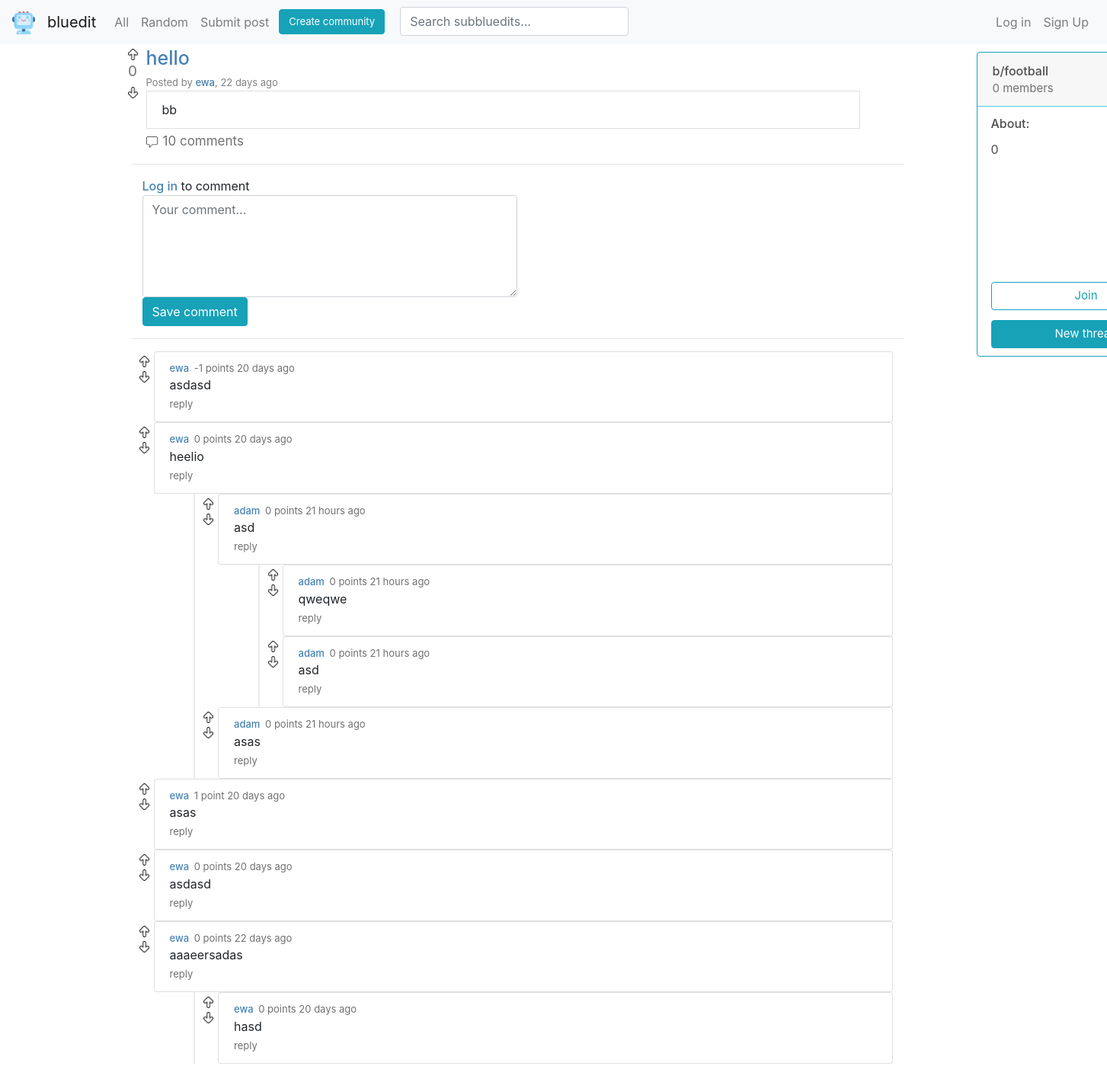
Page /post/27 on the committed database.
### bluedit/models.py (models this page shows, shortened)
class Post(models.Model):
    title = models.CharField(max_length=64)
    description = models.CharField(max_length=512, null=True)
    image = models.URLField(null=True)
    date = models.DateTimeField(auto_now_add=True)
    user = models.ForeignKey(User, on_delete=models.CASCADE, related_name='posts')
    subbluedit = models.ForeignKey(Subbluedit, on_delete=models.CASCADE, related_name='posts')
    vote_count = models.IntegerField(default=0)
    class Meta:
        ordering = ['-date']

class User(AbstractUser):
    pass

class Comment(models.Model):
    text = models.CharField(max_length=512)
    user = models.ForeignKey(User, on_delete=models.CASCADE, related_name='comments')
    date = models.DateTimeField(auto_now_add=True)
    post = models.ForeignKey(Post, on_delete=models.CASCADE, related_name='comments')
    vote_count = models.IntegerField(default=0)
    parent = models.ForeignKey('self', on_delete=models.CASCADE, related_name='child', null=True, blank=True)
    tree_level = models.IntegerField(default=0, null=True, blank=True)
    class Meta:
        ordering = ['-date']

class Subbluedit(models.Model):
    name = models.CharField(max_length=20, unique=True)
    description = models.CharField(max_length=128)
    user = models.ForeignKey(User, on_delete=models.CASCADE)
    members = models.ManyToManyField(User, default=None, related_name='subs')
    member_count = models.IntegerField(default=0)
    date = models.DateTimeField(auto_now_add=True)

### bluedit/views.py (the view)
# urls.py: path('post/<str:post_id>', views.post, name='post'),
def post(request, post_id):
    commentf = CommentForm()
    comments = Comment.objects.filter(post=post_id, tree_level=0)
    try:
        post = Post.objects.get(pk=post_id)
    except Post.DoesNotExist:
        message = "Sorry, this page doesn't exist"
        return render(request, 'bluedit/post3.html', {
            'message': message
        }
        )
    user_id = request.user.id
    if post.image != None:
        post_type = 'image'
    else:
        post_type = 'text'
    votelist = []
    comments = comment_list(comments)
    for comment in comments:
        if request.user.is_authenticated:
            user = User.objects.get(pk=user_id)
            if user.votes.filter(comment=comment).exists():
                vote_type = user.votes.get(comment=comment).vote_type
                votelist.append(vote_type)
            else:
                votelist.append(False)
        else:
            votelist.append(False)
    list_of_two = time_passed(comments)
    datelist = list_of_two[0]
    timeunit = list_of_two[1]
    zipped = zip(comments, votelist, datelist, timeunit)
    list_of_two = time_passed(post)
    date_post = list_of_two[0][0]
    timeunit_post = list_of_two[1][0]
    if request.user.is_authenticated:
        user = User.objects.get(pk=user_id)
        if user.votes.filter(post=post).exists():
            vote_type_post = user.votes.get(post=post).vote_type
        else:
            vote_type_post = False
    else:
            vote_type_post = False
    comment_count = Comment.objects.filter(post=post).count()
    page = 'post'
    sub = Subbluedit.objects.get(pk=post.subbluedit.id)
    type = join_or_leave(request, sub.name)
    member_count = post.subbluedit.members.all().count()
    return render(request, 'bluedit/post4.html', {
            'post': post,
            'post_type': post_type,
            'commentf': commentf,
            'comments': comments,
            'votelist': votelist,
            'zipped': zipped,
            'vote_type_post': vote_type_post,
            'date_post': date_post,
            'timeunit_post': timeunit_post,
            'comment_count': comment_count,
            'page': page,
            'type': type,
            'member_count': member_count,
            'sub': sub
        })

### bluedit/templates/bluedit/post4.html (shortened to what this page needs)
{% extends 'bluedit/layout.html' %}
{% load crispy_forms_tags %}
{% load widget_tweaks %}
{% load static %}
{% block body %}
{% if post %}
<div class="row flex-nowrap">
    <div class="col-11">
        <div class="row flex-nowrap">
            {% if user.is_authenticated %}
            {% if vote_type_post == 'up' %}
            <div class="vote" hx-target="this" hx-swap="outerHTML">
                <div class="vote-top-post" hx-headers='{"X-CSRFToken": "{{ csrf_token }}"}'>
                <a href="#" hx-put="{% url 'vote' 'post' post.id 'up' %}"><img src="{% static 'images/arrow-up-full.png' %}" width="15" height="15" alt=""></a>
                </div>
                <div id="vote_count" class="vote-count">
                    {{ post.vote_count }}
                </div>
                <div class="vote-bottom-post" hx-headers='{"X-CSRFToken": "{{ csrf_token }}"}'>
                <a href="#" hx-put="{% url 'vote' 'post' post.id 'down' %}"><img src="{% static 'images/arrow-down.png' %}" width="15" height="15" alt=""></a>
                </div>
            </div>
            {% elif vote_type_post == 'down' %}
            <div class="vote" hx-target="this" hx-swap="outerHTML">
                <div class="vote-top-post" hx-headers='{"X-CSRFToken": "{{ csrf_token }}"}'>
                <a href="#" hx-put="{% url 'vote' 'post' post.id 'up' %}"><img src="{% static 'images/arrow-up.png' %}" width="15" height="15" alt=""></a>
                </div>
                <div id="vote_count" class="vote-count">
                    {{ post.vote_count }}
                </div>
                <div class="vote-bottom-post" hx-headers='{"X-CSRFToken": "{{ csrf_token }}"}'>
                <a href="#" hx-put="{% url 'vote' 'post' post.id 'down' %}"><img src="{% static 'images/arrow-down-full.png' %}" width="15" height="15" alt=""></a>
                </div>
            </div>
            {% else %}
            <div class="vote" hx-target="this" hx-swap="outerHTML">
                <div class="vote-top-post" hx-headers='{"X-CSRFToken": "{{ csrf_token }}"}'>
                <a href="#" hx-put="{% url 'vote' 'post' post.id 'up' %}"><img src="{% static 'images/arrow-up.png' %}" width="15" height="15" alt=""></a>
                </div>
                <div id="vote_count" class="vote-count">
                    {{ post.vote_count }}
                </div>
                <div class="vote-bottom-post" hx-headers='{"X-CSRFToken": "{{ csrf_token }}"}'>
                <a href="#" hx-put="{% url 'vote' 'post' post.id 'down' %}"><img src="{% static 'images/arrow-down.png' %}" width="15" height="15" alt=""></a>
                </div>
            </div>
            {% endif %}
            {% else %}
            <div>
                <div class="vote-top-post">
                    <a href="{% url 'login' %}"><img src="{% static 'images/arrow-up.png' %}" width="15" height="15" alt=""></a>
                </div>
                <div id="vote_count" class="vote-count">
                    {{ post.vote_count }}
                </div>
                <div class="vote-bottom-post">
                    <a href="{% url 'login' %}"><img src="{% static 'images/arrow-down.png' %}" width="15" height="15" alt=""></a>
                </div>
            </div>
            {% endif %}
            <div class="col-11" style="padding-left: 5px; overflow-wrap: break-word;">
                <div class="title">{{post.title}}</div>
                <span style="font-size: 13px; color: grey;">Posted by <a href="{% url 'user' post.user.username %}" id='name'>{{post.user.username}}</a>,
                    {% if timeunit_post == 'second' %}
                     less than a minute ago
                    {% else %}
                    {{date_post}} {{timeunit_post}}{% if date_post != 1 %}s{% endif %} ago
                    {% endif %}
                {% if post_type == 'image' %}
                <div style="margin-top: 5px;">
                    <a href="{{post.image}}"><img id='image' src="{{post.image}}" alt=""></a>
                {% elif post_type == 'text' %}
                    <div id='post-description' class="list-group-item">
                            <li class='comment-text'>{{post.description}}</li>
                {% endif %}
                </div>
                <div class="comment-option-post" style="margin-top: 5px;"><img style='margin-right: 7px;' src="{% static 'images/comment.png' %}" width="15" height="15" alt="">{{comment_count}} comments</div>
            </div>
    </div>
        <hr>
        {% if user.is_authenticated %}
        <div class="col" hx-target="#comment" hx-swap="outerHTML">
                Comment as <a href="{% url 'user' user.username %}" id='name'>{{user.username}}</a>
            <form hx-headers='{"X-CSRFToken": "{{ csrf_token }}"}' hx-post="{% url 'comment' post.id %}">
                {{ commentf.text }}
                    <button style='margin-top: 10px;' class="btn btn-outline-info">Save comment</button>
            </form>
        </div>
        {% else %}
        <div class="col">
            <a href="{% url 'login' %}" id='name'>Log in</a> to comment
        <form>
            {{ commentf.text }}
        </form>
        <a href="{% url 'login' %}" id='name'><button class="btn btn-info">Save comment</button></a>
        </div>
        {% endif %}
        <hr>
        {% for comment, vote_type, date, timeunit in zipped %}
        <div class="container">
            {% include 'bluedit/blocks/comment-block.html' %}
        </div>
        {% endfor %}
        <br>
        {% else %}
        <h2>{{message}}</h2>
        {% endif %}
    </div>
    <div class="col-1">
        {% include 'bluedit/blocks/card-block-join.html' %}
    </div>
</div>
</div>
{% endblock %}

### bluedit/templates/bluedit/blocks/comment-block.html (shortened to what this page needs)
{% load static %}
<div id='comment-block-{{comment.id}}' class="row flex-nowrap">
        {% if comment.tree_level >= 1 %}
        <div class="line"></div>
        {% endif %}
        {% if comment.tree_level >= 2 %}
        <div class="line"></div>
        {% endif %}
    <div>
    {% if user.is_authenticated %}
    <div hx-target="#comment-block-{{comment.id}}" hx-swap="outerHTML">
        <div class="vote-top"  hx-headers='{"X-CSRFToken": "{{ csrf_token }}"}'>
            {% if vote_type == 'up' %}
            <a href="#" hx-put="{% url 'vote' 'comment' comment.id 'up' %}"><img src="{% static 'images/arrow-up-full.png' %}" width="15" height="15" alt=""></a>
            {% else %}
            <a href="#" hx-put="{% url 'vote' 'comment' comment.id 'up' %}"><img src="{% static 'images/arrow-up.png' %}" width="15" height="15" alt=""></a>
            {% endif %}
        </div>
        <div class="vote-bottom" hx-headers='{"X-CSRFToken": "{{ csrf_token }}"}'>
            {% if vote_type == 'down' %}
            <a href="#" hx-put="{% url 'vote' 'comment' comment.id 'down' %}"><img src="{% static 'images/arrow-down-full.png' %}" width="15" height="15" alt=""></a>
            {% else %}
            <a href="#" hx-put="{% url 'vote' 'comment' comment.id 'down' %}"><img src="{% static 'images/arrow-down.png' %}" width="15" height="15" alt=""></a>
            {% endif %}
        </div>
    </div>
    {% else %}
    <div>
        <div class="vote-top">
            <a href="{% url 'login' %}"><img src="{% static 'images/arrow-up.png' %}" width="15" height="15" alt=""></a>
        </div>
        <div class="vote-bottom">
            <a href="{% url 'login' %}"><img src="{% static 'images/arrow-down.png' %}" width="15" height="15" alt=""></a>
        </div>
    </div>
    {% endif %}
    </div>
    <div class="col" style="padding-left: 5px;">
        <ul class="list-group-item" style='list-style: none;'>
            <li class="comment-top"><a id='name' href='{% url "user" comment.user.username %}'>{{comment.user.username}}</a>
                <span style="margin-left: 3px;">
                    {% if comment.vote_count == 1 %}
                    {{comment.vote_count}} point
                    {% else %}
                    {{comment.vote_count}} points
                    {% endif %}
                    {% if timeunit == 'second' %}
                     less than a minute ago
                    {% else %}
                    {{date}} {{timeunit}}{% if date != 1 %}s {% endif %} ago
                    {% endif %}
            </span>
            </li>
            <div hx-target="this" hx-swap="innerHTML">
                <li class="comment-text">{{comment.text}}</li>
                <div class="row">
                    {% if user.is_authenticated %}
                        <li style="margin-left: 5px;"><a class='option' href="#" hx-target='#reply-{{comment.id}}' hx-swap='innerHTML' hx-get="{% url 'reply' comment.id %}">reply</a></li>
                    {% else %}
                        <li style="margin-left: 5px;"><a class='option' href="{% url 'login' %}">reply</a></li>
                    {% endif %}
                </div>
            </div>
        </ul>
    </div>
</div>

### bluedit/templates/bluedit/join.html
<div id='join_leave_target'>
  <div class="card-header" style="border-color: rgb(71, 209, 233);">
    <div style="font-weight: 500; color: rgb(78, 78, 78);"><a class='sub-link' style="margin-left: 0px;" href='{% url "subbluedit" sub.name %}'>b/{{sub.name}}</a></div>
    <div style="font-size: 15px; color:rgb(114, 112, 112);">{{member_count}} {% if member_count == 1 %} member {% else %} members {% endif %}</div>
  </div>
  <div class='card-text' style="font-weight: 500; ">About:</div>
  <div class='card-text' style="font-weight: 400; margin-right: 18px; justify-content: center;"> {{sub.description}}</div>
  {% if user.is_authenticated %}
    <div class="join" hx-target="#join_leave_target" hx-swap="outerHTML">
      <div hx-headers='{"X-CSRFToken": "{{ csrf_token }}"}'>
      {% if type == 'join' %}
          <a href="#" hx-put="{% url 'join' sub.id 'join' %}"><button id='join_leave' class="btn btn-outline-info">Join</button></a>
      {% elif type == 'leave' %}
          <a href="#" hx-put="{% url 'join' sub.id 'leave' %}"><button id='join_leave' class="btn btn-info">Leave</button></a>
      {% endif %}
      </div>
    </div>
  {% else %}
      <a href="{% url 'login' %}"><button id='join_leave' class="btn btn-outline-info">Join</button></a>
  {% endif %}
</div>

### rows in the picture
Post: vote_count "0", title "hello", user.username "ewa", description "bb"
Comment: user.username "ewa", vote_count "-1", date "20", timeunit "day", text "asdasd"
Comment: user.username "ewa", vote_count "0", date "20", timeunit "day", text "heelio"
Comment: tree_level 1 (drawn), user.username "adam", vote_count "0", date "21", timeunit "hour", text "asd"
Comment: user.username "adam", vote_count "0", date "21", timeunit "hour", text "qweqwe"
Comment: user.username "adam", vote_count "0", date "21", timeunit "hour", text "asd"
Comment: tree_level 1 (drawn), user.username "adam", vote_count "0", date "21", timeunit "hour", text "asas"
Comment: user.username "ewa", vote_count "1", date "20", timeunit "day", text "asas"
Comment: user.username "ewa", vote_count "0", date "20", timeunit "day", text "asdasd"
Comment: user.username "ewa", vote_count "0", date "22", timeunit "day", text "aaaeersadas"
Comment: tree_level 1 (drawn), user.username "ewa", vote_count "0", date "20", timeunit "day", text "hasd"
Subbluedit: name "football", description "0"

### other values in the picture
{{ date_post }} "22"
{{ timeunit_post }} "day"
{{ comment_count }} "10"
{{ member_count }} "0"
